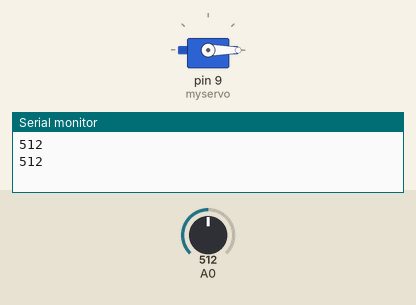
Bench run of a sketch on a simulated Arduino Uno, built with avr-gcc and run on an emulated ATmega328P. Shown: servo, the last lines printed to the serial monitor. The inputs (shaded band) are chosen by the test bench; at power-on: A0 = 512.

Above: at 1.2 s.
1.3 s: A0 set to 313
3.2 s: A0 set to 286
At 5.2 s:
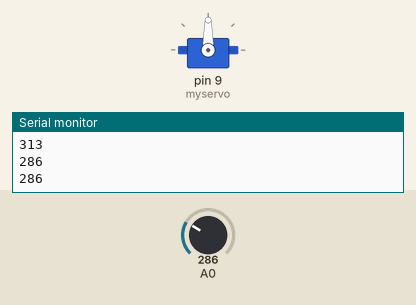
5.5 s: A0 set to 306
At 6.8 s:
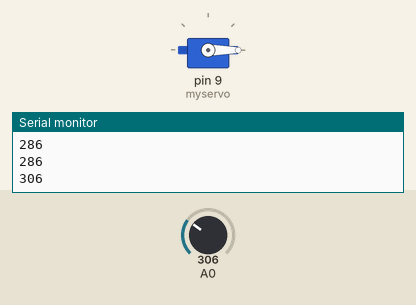
7.5 s: A0 set to 290
At 8.4 s:
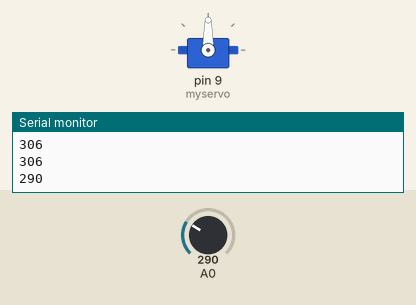
Timing chart, 0 to 10.5 s (numbered marks = the images above; inputs shaded):
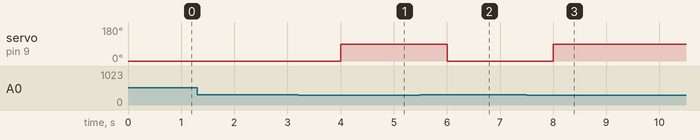

Measured:
- the behaviour switches between 300 and 299 on A0 (found by bisection; images 0 and 1)
- after the input at 3.2 s, servo on pin 9 (myservo): 0° → 90° after 0.80 s
- after the input at 5.5 s, servo on pin 9 (myservo): 90° → 0° after 0.50 s
- after the input at 7.5 s, servo on pin 9 (myservo): 0° → 90° after 0.50 s

The sketch:

servoSerial.ino
```cpp
#include <Servo.h>
Servo myservo;

//조도센서를 사용하여 300보다 낮으면 서보 모터를 90도 움직이기
void setup() {
  // put your setup code here, to run once:
  myservo.attach(9);
  Serial.begin(9600); // 시리얼 통신 속도 설정
}

void loop() {
  // put your main code here, to run repeatedly:
  if(analogRead(A0) < 300) {
    myservo.write(90);
  } else {
    myservo.write(0);
  }
  Serial.println(analogRead(A0));
  delay(1000);
}
```
